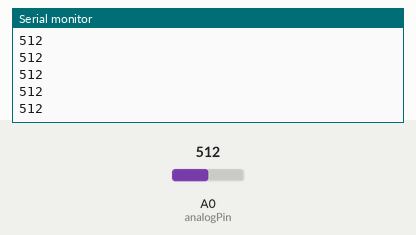
Recording of a sketch running on a simulated Arduino Uno, built with avr-gcc and run on an emulated ATmega328P. Parts: the last lines printed to the serial monitor. The test bench sets the inputs (shaded band); at power-on: A0 (analogPin) = 512.

Above: at 1.2 s.
1.3 s: A0 (analogPin) set to 716
At 2.0 s:
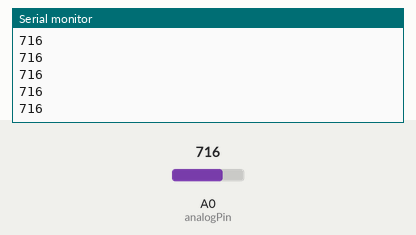
2.8 s: A0 (analogPin) set to 900
At 3.3 s:
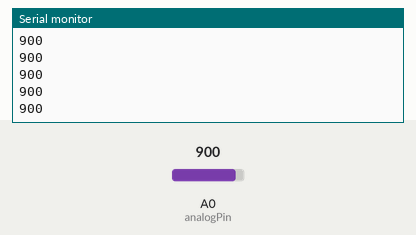
Timing chart, 0 to 5.8 s (numbered marks = the images above; inputs shaded):
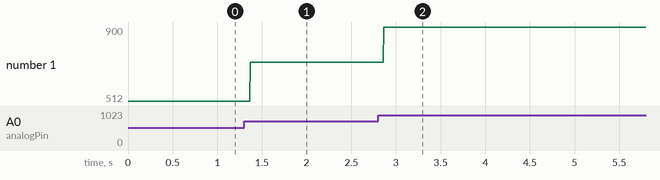

The sketch:

ard_code.ino
```cpp
const int analogPin = A0;  // Signal input
const int samplingFreq = 500;  // 10 Hz (10 samples per second)

void setup() {
    Serial.begin(9600);  // High baud rate for fast transfer
}

void loop() {
    int sensorValue = analogRead(analogPin);  // Read the analog input
    Serial.println(sensorValue);  // Send the value to the serial monitor
    delay(1000 / samplingFreq);  // Wait for the next sample
}
```

Measured:
- after the input at 1.3 s, the serial monitor: prints a new line after 0.07 s (image 1)
- after the input at 2.8 s, the serial monitor: prints a new line after 0.07 s (image 2)
- plotted number 1: 512 → 716 after the input at 1.3 s, 716 → 900 after the input at 2.8 s
